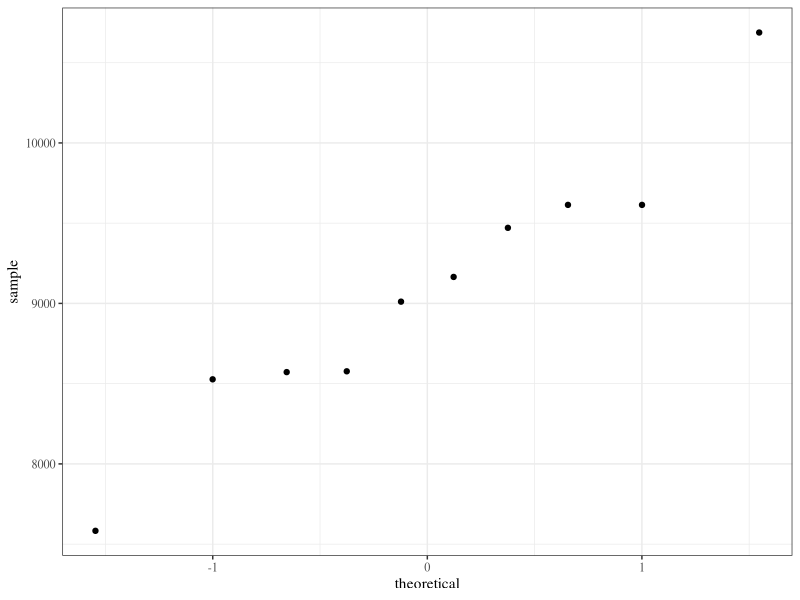

This chart was generated by the following R code:
## ---- chunk 1
library(knitr)
library(tidyverse)
library(xtable)

knitr::opts_chunk$set(echo=FALSE, message=FALSE, warning=FALSE, fig.height = 2)
theme_set(theme_bw(base_family = "serif"))
## ---- chunk 2
    paper <- data.frame(Test = 1:10,
                        Breaking_Strength = c(8577, 9471, 9011, 7583, 8572, 10688, 9614, 9614, 8527, 9165))
    
    kable(t(paper))
    
    paper %>%
    ggplot(aes(sample=Breaking_Strength)) +
      stat_qq()
## ---- chunk 3
    bushings <- data.frame(Bushing = 1:16,
                           Student_A = c(.369, .369, .369, .370, .3695, .370, .3695, .369, .369, .3695, .369, .369, .3695, .37, .369, .369),
                           Student_B = c(.369, .3695, .3695, .3695, .3695, .37, .37, .369, .37, .369, .3695, .3695, .369, .3695, .369, .369))   
    kable(t(bushings)[, 1:8])
    kable(t(bushings)[, 9:16])
## ---- chunk 4
    stretch <- data.frame(Brand_B = c(.86, .88, .88),
                          Brand_D = c(1.06, 1.02, 1.04))
    kable(stretch)
